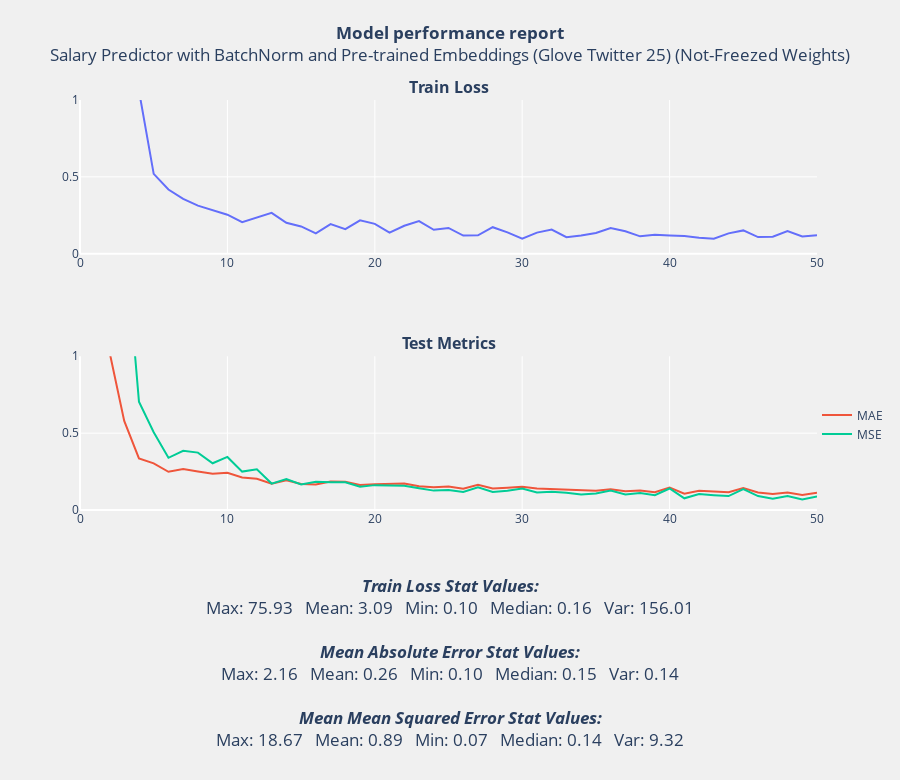

Write notebook code for a chart like this one.
### Code cell
draw_loss_acc_plot('Salary Predictor with BatchNorm and Pre-trained Embeddings (Glove Twitter 25) (Not-Freezed Weights)', train_loss_8, list_mae_8, list_mse_8)

### Figure 1 — Plotly figure (JSON) as saved in the notebook; plotly's stock layout.template omitted (floating-point values rounded to 4 significant figures)
{"data": [{"mode": "lines", "name": "Train Loss", "showlegend": false, "type": "scatter", "x": [0, 1, 2, 3, 4, 5, 6, 7, 8, 9, 10, 11, 12, 13, 14, 15, 16, 17, 18, 19, 20, 21, 22, 23, 24, 25, 26, 27, 28, 29, 30, 31, 32, 33, 34, 35, 36, 37, 38, 39, 40, 41, 42, 43, 44, 45, 46, 47, 48, 49, 50], "xaxis": "x", "y": [75.93, 47.7, 19.25, 5.251, 1.061, 0.5197, 0.4178, 0.3574, 0.3129, 0.2852, 0.2541, 0.2051, 0.2332, 0.2663, 0.2018, 0.1776, 0.1331, 0.193, 0.1602, 0.2172, 0.1946, 0.1372, 0.1822, 0.2121, 0.1561, 0.168, 0.1186, 0.1198, 0.1726, 0.139, 0.0984, 0.1374, 0.1575, 0.1072, 0.119, 0.1354, 0.1668, 0.146, 0.1132, 0.1228, 0.1188, 0.1152, 0.1041, 0.0972, 0.1326, 0.1518, 0.1086, 0.1106, 0.1478, 0.1121, 0.1209], "yaxis": "y"}, {"mode": "lines", "name": "MAE", "type": "scatter", "x": [0, 1, 2, 3, 4, 5, 6, 7, 8, 9, 10, 11, 12, 13, 14, 15, 16, 17, 18, 19, 20, 21, 22, 23, 24, 25, 26, 27, 28, 29, 30, 31, 32, 33, 34, 35, 36, 37, 38, 39, 40, 41, 42, 43, 44, 45, 46, 47, 48, 49, 50], "xaxis": "x2", "y": [2.156, 1.701, 1.029, 0.5799, 0.3354, 0.3031, 0.2487, 0.2658, 0.25, 0.2354, 0.2422, 0.2112, 0.203, 0.1715, 0.1928, 0.1691, 0.1663, 0.185, 0.1838, 0.1632, 0.1681, 0.1717, 0.1726, 0.1541, 0.1487, 0.1524, 0.1388, 0.1641, 0.1399, 0.1445, 0.1511, 0.1394, 0.1358, 0.1326, 0.1256, 0.1254, 0.1342, 0.1217, 0.1262, 0.1157, 0.1465, 0.1063, 0.1247, 0.1183, 0.1158, 0.1427, 0.1134, 0.1035, 0.1133, 0.09798, 0.1116], "yaxis": "y2"}, {"mode": "lines", "name": "MSE", "type": "scatter", "x": [0, 1, 2, 3, 4, 5, 6, 7, 8, 9, 10, 11, 12, 13, 14, 15, 16, 17, 18, 19, 20, 21, 22, 23, 24, 25, 26, 27, 28, 29, 30, 31, 32, 33, 34, 35, 36, 37, 38, 39, 40, 41, 42, 43, 44, 45, 46, 47, 48, 49, 50], "xaxis": "x2", "y": [18.67, 11.82, 4.663, 1.836, 0.7046, 0.5054, 0.3396, 0.3853, 0.3734, 0.304, 0.3451, 0.2498, 0.2649, 0.1719, 0.202, 0.1658, 0.1836, 0.1807, 0.1807, 0.1513, 0.1617, 0.1588, 0.158, 0.142, 0.1261, 0.1301, 0.1169, 0.1479, 0.117, 0.1245, 0.1403, 0.114, 0.1189, 0.1118, 0.1012, 0.1069, 0.1267, 0.1005, 0.1105, 0.09617, 0.1398, 0.07612, 0.1036, 0.09666, 0.09059, 0.1367, 0.09079, 0.07308, 0.09095, 0.06781, 0.08739], "yaxis": "y2"}], "layout": {"annotations": [{"font": {"size": 16}, "showarrow": false, "text": "<b>Train Loss</b>", "x": 0.5, "xanchor": "center", "xref": "paper", "y": 1, "yanchor": "bottom", "yref": "paper"}, {"font": {"size": 16}, "showarrow": false, "text": "<b>Test Metrics</b>", "x": 0.5, "xanchor": "center", "xref": "paper", "y": 0.375, "yanchor": "bottom", "yref": "paper"}], "autosize": false, "height": 780, "legend": {"x": 1, "y": 0.15}, "margin": {"b": 270}, "paper_bgcolor": "rgba(240, 240, 240, 0.95)", "plot_bgcolor": "rgba(240, 240, 240, 0.95)", "title": {"text": "<b>Model performance report</b><br>Salary Predictor with BatchNorm and Pre-trained Embeddings (Glove Twitter 25) (Not-Freezed Weights)<br><br><br><br><br><br><br><br><br><br><br><br><br><br><br><br><br><br><br><br><br><br><br><br><b><i>Train Loss Stat Values:</i></b><br>Max: 75.93   Mean: 3.09   Min: 0.10   Median: 0.16   Var: 156.01<br><br><b><i>Mean Absolute Error Stat Values:</i></b><br>Max: 2.16   Mean: 0.26   Min: 0.10   Median: 0.15   Var: 0.14<br><br><b><i>Mean Mean Squared Error Stat Values:</i></b><br>Max: 18.67   Mean: 0.89   Min: 0.07   Median: 0.14   Var: 9.32", "x": 0.5, "xanchor": "center", "y": 0.95, "yanchor": "top"}, "width": 900, "xaxis": {"anchor": "y", "domain": [0, 1]}, "xaxis2": {"anchor": "y2", "domain": [0, 1]}, "yaxis": {"anchor": "x", "domain": [0.625, 1], "range": [0, 1]}, "yaxis2": {"anchor": "x2", "domain": [0, 0.375], "range": [0, 1]}}}
